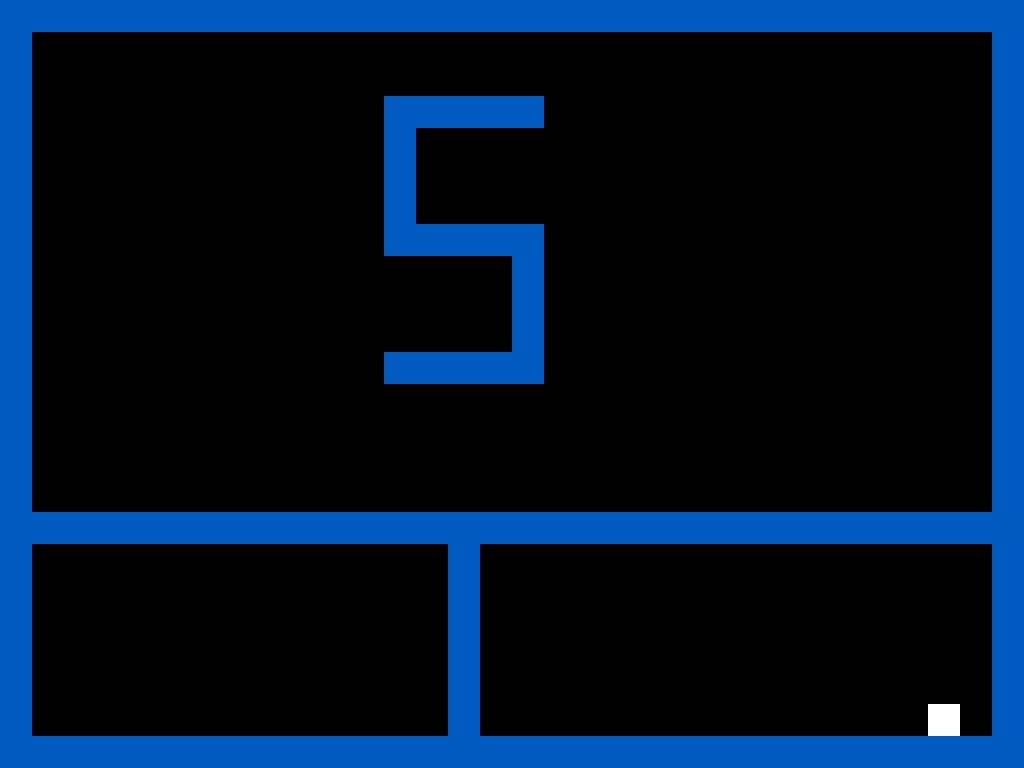

A level layout from a 2D game, rendered from its tile map. Below: a short description, then the map file with tile-grid data replaced by summaries:
An orthogonal 32x24 tile map with 32x32 px tiles, 1 tile layer (Main Tiles) and 11 objects (7x solid, player, end, tpStart, tpEnd).

<map version="2017.05.26" orientation="orthogonal" renderorder="right-down" width="32" height="24" tilewidth="32" tileheight="32" nextobjectid="13">
 <tileset firstgid="1" source="tileset.tsx" />
 <layer name="Main Tiles" width="32" height="24">
  <data>[768 cells, 166 non-empty, 2 distinct tile ids]</data>
 </layer>
 <objectgroup name="Main Objects">
  <object id="1" name="solid" x="0" y="0" width="1024" height="32" />
  <object id="2" name="solid" x="0" y="512" width="1024" height="32" />
  <object id="3" name="solid" x="0" y="736" width="1024" height="32" />
  <object id="4" name="solid" x="0" y="0" width="32" height="736" />
  <object id="5" name="solid" x="448" y="544" width="32" height="192" />
  <object id="6" name="solid" x="992" y="544" width="32" height="192" />
  <object id="7" name="solid" x="992" y="32" width="32" height="480" />
  <object id="8" name="player" x="96" y="672" width="32" height="32" />
  <object id="9" name="end" x="928" y="704" width="32" height="32" />
  <object id="10" name="main" type="tpStart" x="384" y="672" width="32" height="32" />
  <object id="11" name="main" type="tpEnd" x="544" y="672" width="32" height="32" />
 </objectgroup>
</map>
